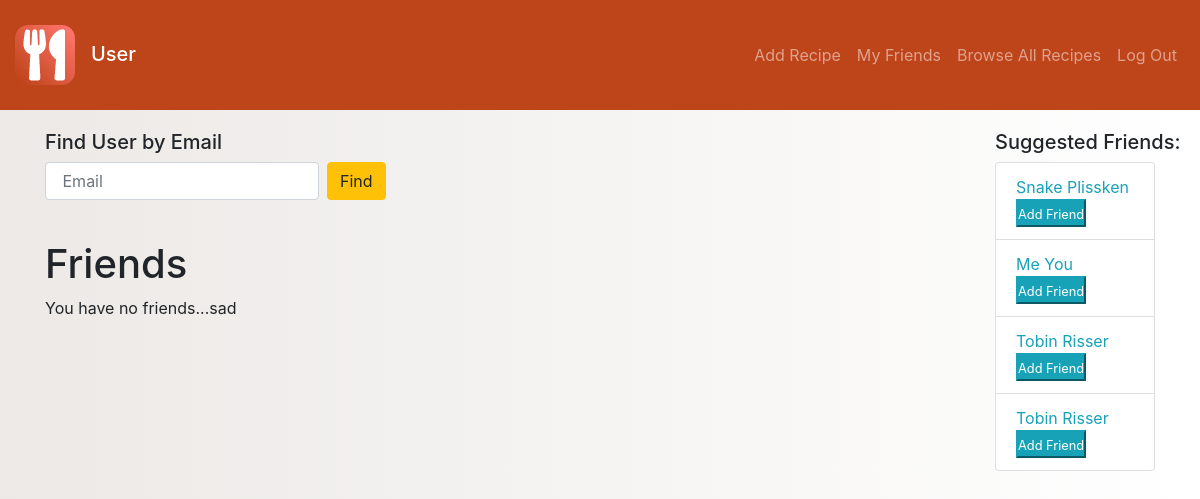
The app's page /user_friends/1 (signed in) with its own data.
### recipe_db/models.py (models this page shows)
class User(models.Model):
    first_name = models.CharField(max_length=100)
    last_name = models.CharField(max_length=100)
    email = models.CharField(max_length=200)
    password = models.CharField(max_length=255)
    objects = UserManager()
    created_at = models.DateTimeField(auto_now_add=True)
    updated_at = models.DateTimeField(auto_now=True)

### recipe_db/views.py (the view)
# urls.py: path('user_friends/<int:id>', views.user_friends),
def user_friends(request, id):
    context = {
        'curr_user': User.objects.get(id=id),
        'all_users' : User.objects.all(),
        'users': User.objects.exclude(id=request.session['id']),
        'friends': Friendship.objects.filter(creator=request.session['id'])
    }
    return render(request, 'user_friends.html', context)

### recipe_db/templates/user_friends.html (shortened to what this page needs)
<!DOCTYPE html>
<html lang="en">
<head>
    <link rel="stylesheet" href="https://stackpath.bootstrapcdn.com/bootstrap/4.5.0/css/bootstrap.min.css">
    {% load static %}
    <link rel="stylesheet" href="{% static 'css/user_profile.css' %}">
</head>
<body>
    <nav class="navbar navbar-expand-md navbar-dark sticky-top" id="header">
        <div class="container-fluid">
            <a class="navbar-brand" href="/"><img src="/media/App Icon - 60x60.png"></a>
            <h2 class=""><a class="navbar-brand" href="/profile/{{request.session.id}}">{{request.session.user}}</a></h2>
            <div class="collapse navbar-collapse" id="navbarResponsive">
                <ul class="navbar-nav ml-auto">
                    <li class="nav-item">
                        <a class="nav-link" href="/add_recipe">Add Recipe</a>
                    </li>
                    <li class="nav-item">
                        <a class="nav-link" href="/user_friends/{{request.session.id}}">My Friends</a>
                    </li>
                    <li>
                        <a href="/allrecipes" class="nav-link">Browse All Recipes</a>
                    </li>
                    <li class="nav-item">
                        <a class="nav-link" href="/logout">Log Out</a>
                    </li>
                </ul>
            </div>
        </div>
    </nav>
    <div class="container mt-1">
        <div class="row">
            <div class="col-10">
                <div id="user_lists">
                    <div class="findusers">
                        <h5 class="">Find User by Email</h5>
                        <form action="/user_friends/search" method = "POST" class="form-inline my-2 my-sm-0">
                            <input class="form-control mr-sm-2" type = "search" name = "search" placeholder=" Email">
                            <input class="btn btn-warning" type="submit" value = "Find">
                        </form>
                    </div>
                    <div class="friends mt-1">
                        <h1 class="display-6">Friends</h1>
                            {% if friends|length > 0 %}
                            {% else %}
                            <p>You have no friends...sad</p>
                            {% endif %}
                    </div>
                </div>
            </div>
            <div class="col-2">
                <h5 class="text-nowrap">Suggested Friends:</h5>
                <ul class="list-group">
                    {% for user in users %}
                    <li class="list-group-item">
                        <a href="/friend_profile/{{user.id}}" class="text-info text-left text-nowrap">{{user.first_name}} {{user.last_name}}</a>
                        <form action="/add_friend/{{user.id}}" method="POST">
                            <button class="btn-xs btn-info text-sm" type="submit"><small>Add Friend</small></button>
                        </form>
                    </li>
                    {% endfor %}
                </ul>
            </div>
        </div>
    </div>
</body>
</html>

### recipe_db/static/css/user_profile.css (style rules this page uses)
* { padding: 0; margin: 0; }
body { background: #ECE9E6; background: -webkit-linear-gradient(to left, #FFFFFF, #ECE9E6); background: linear-gradient(to left, #FFFFFF, #ECE9E6); }
#header { background: #BE441A; padding: 20px 0; }
img { max-height: 100px; }
li { list-style-position: inside; }
.mt-1 { margin-top: 20px !important; }

### records on screen
User: session.user "User"
User: first_name "Snake", last_name "Plissken"
User: first_name "Me", last_name "You"
User: first_name "Tobin", last_name "Risser"
User: first_name "Tobin", last_name "Risser"
